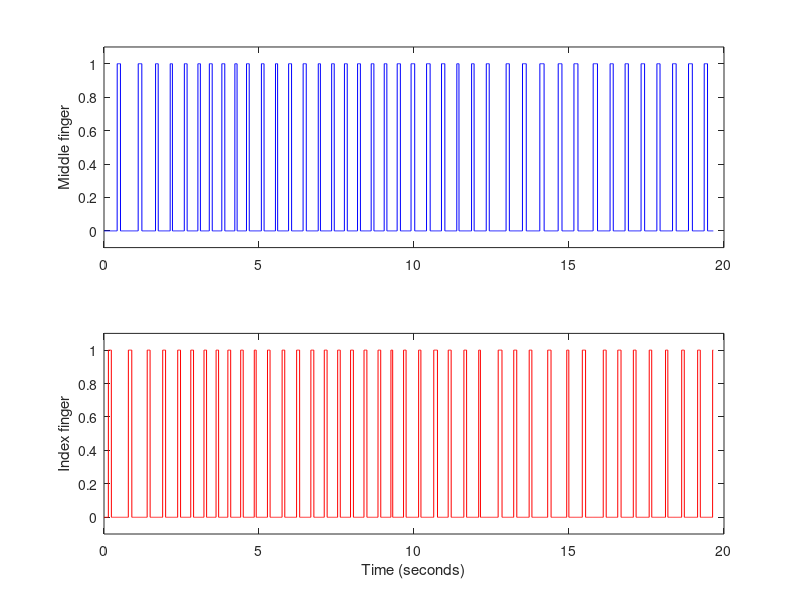
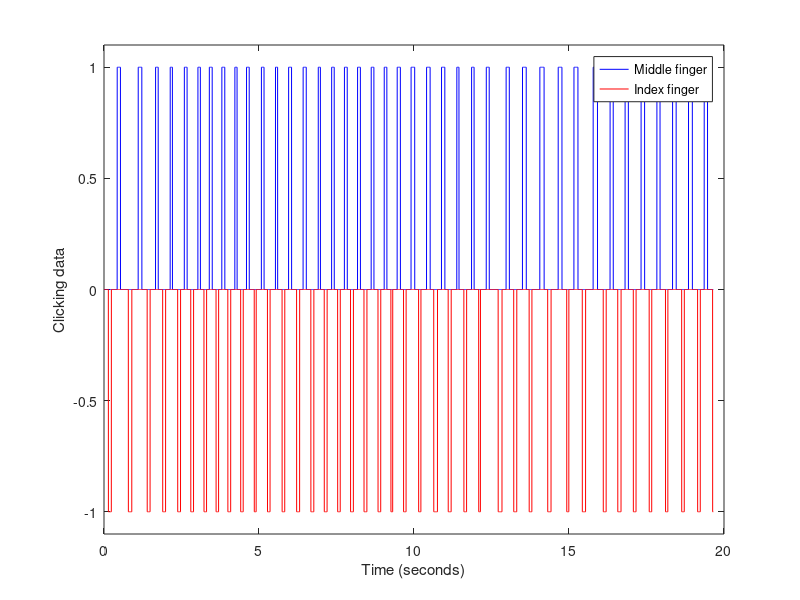

These charts were generated, in order, by the following MATLAB code:
%% initialize the workspace

clear all; close all; clc;

%% load the file

% this loads a variable called "data" in the workspace
% you can change what file you want to analyze here
load('clicking_dataset_1.mat')

% the variable "data" is a structure that contains 3 vectors
time = data.time;
middle = data.middle;
index = data.index;

% the vector "time" is the time of the clicking task, around 20 seconds.
% the vectors "middle" and "index" are vectors of 0s and 1s (0 means mouse
% button is NOT pressed, and 1 means button IS pressed), for the middle and
% index fingers respectively.

% %% visualizing data
% 
% % method 1
% % plot the middle and the index fingers on separate axes
% % 1 means button is pressed, 0 means button is not pressed
figure(1);
subplot(2,1,1);plot(time,middle,'b');ylim([-.1 1.1]);ylabel('Middle finger')
subplot(2,1,2);plot(time,index,'r');ylim([-.1 1.1]);ylabel('Index finger');xlabel('Time (seconds)')

% % method 2
% % plot the middle and the index fingers on the same axes
% % 1 means MIDDLE finger button is pressed, -1 means INDEX finger button is
% % pressed, 0 means no button is pressed
figure(2);
plot(time,middle,'b',time,-index,'r');legend('Middle finger','Index finger')
ylim([-1.1 1.1]);ylabel('Clicking data');xlabel('Time (seconds)')



   